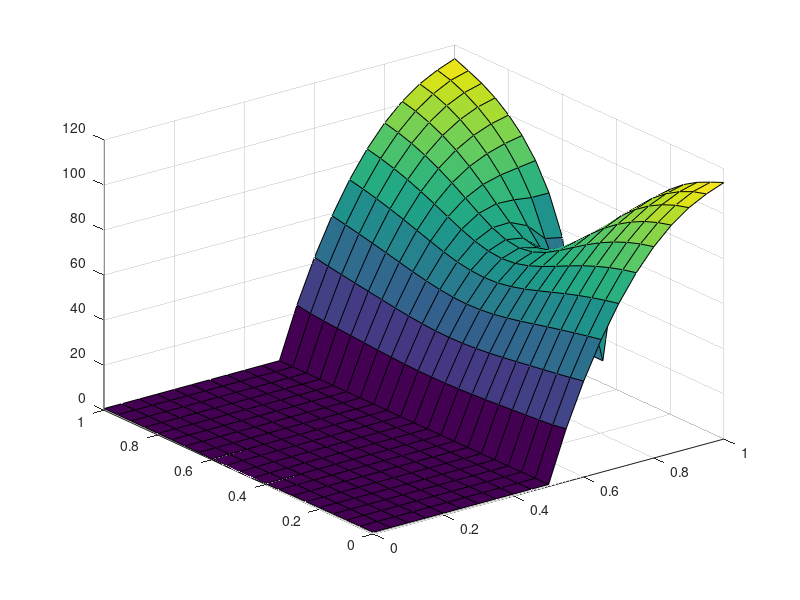

The MATLAB source for this figure: (Note: this script raises an error after producing the figure.)
clear all;
close all;
clc;

figure(1);
set(gcf, 'position', [0, 0, 400, 400]);

figure(2);
set(gcf, 'position', [500, 0, 400, 400]);

figure(3);
set(gcf, 'position', [0, 500, 400, 400]);

figure(4);
set(gcf, 'position', [500, 500, 400, 400]);

nel_list = [20, 40, 80, 160, 320, 640];

kmin = 1e-5;
k0 = 1.0;

for i = 1:length(nel_list)
    nelx = nel_list(i);
    nely = nel_list(i);

    h = 1 / nelx;

    KE = 1 / h^2 * [2/3 -1/6 -1/3 -1/6
                -1/6 2/3 -1/6 -1/3
                -1/3 -1/6 2/3 -1/6
                -1/6 -1/3 -1/6 2/3];

    nodenrs = reshape(1:(1 + nelx) * (1 + nely), 1 + nely, 1 + nelx);
    edofVec = reshape(nodenrs(1:end - 1, 1:end - 1) + 1, nelx * nely, 1);
    edofMat = repmat(edofVec, 1, 4) + repmat([0 nely + [1 0] -1], nelx * nely, 1);
    iK = reshape(kron(edofMat, ones(4, 1))', 16 * nelx * nely, 1);
    jK = reshape(kron(edofMat, ones(1, 4))', 16 * nelx * nely, 1);
    % DEFINE LOADS AND SUPPORTS (HALF MBB-BEAM)
    F = ones((nelx + 1) * (nely + 1), 1);
    F(nely / 2 + 1 - floor(nely / 20):nely / 2 + 1 + floor(nely / 20)) = 0;
    F((nely / 2 + 1 - floor(nely / 20):nely / 2 + 1 + floor(nely / 20)) + nelx * (nely + 1)) = 10;
    U = zeros((nely + 1) * (nelx + 1), 1);

    fixeddofs = union(nely / 2 + 1 - floor(nely / 20):nely / 2 + 1 + floor(nely / 20), (nely / 2 + 1 - floor(nely / 20):nely / 2 + 1 + floor(nely / 20)) + nelx * (nely + 1));

    alldofs = 1:(nely + 1) * (nelx + 1);
    freedofs = setdiff(alldofs, fixeddofs);

    x = ones(nely, nelx);
    x(:, ceil(nelx / 2) + 1:nelx) = 1e-3;
    xPhys = x;

    sK = reshape(KE(:) * xPhys(:)', 16 * nelx * nely, 1);
    K = sparse(iK, jK, sK); K = (K + K') / 2;
    F(freedofs) = F(freedofs) - K(freedofs, fixeddofs) * F(fixeddofs);
    U(freedofs) = K(freedofs, freedofs) \ F(freedofs);
    U(fixeddofs) = F(fixeddofs);

    figure(1);
    x = linspace(0, 1, nelx + 1);
    y = linspace(0, 1, nely + 1);
    [x, y] = meshgrid(x, y);
    s = surf(x, y, reshape(U, nelx + 1, nely + 1));
    s.EdgeColor = 'none';
    a = colorbar;
    view(0, 90);
    
    xlabel('$x$', 'Interpreter', 'latex', 'fontsize', 20);
    ylabel('$y$', 'Interpreter', 'latex', 'fontsize', 20);
    
    ylabel(a, '$T$', 'Interpreter', 'latex', 'fontsize', 20);

    figure(2);
    hold on;
    x = linspace(0, 1, nelx + 1);
    T = U(ceil(nely / 2) + 1:nely + 1:(nelx + 1) * (nely +1));
    plot(x, T, 'linewidth', 2);
    
    xlabel('$x$', 'Interpreter', 'latex', 'fontsize', 20);
    ylabel('$T$', 'Interpreter', 'latex', 'fontsize', 20);
    
    figure(3);
    hold on;
%     plot(linspace(0, 1, nelx + 1), U(1:nely+1));
    plot(x, T, 'linewidth', 2);
    xlim([0.45, 0.55]);
    ylim([0 10]);
    
    xlabel('$x$', 'Interpreter', 'latex', 'fontsize', 20);
    ylabel('$T$', 'Interpreter', 'latex', 'fontsize', 20);
    
    figure(4);
    hold on;
    plot(linspace(0, 1, nelx + 1), U((nelx+1)*nely+1:end));
end
